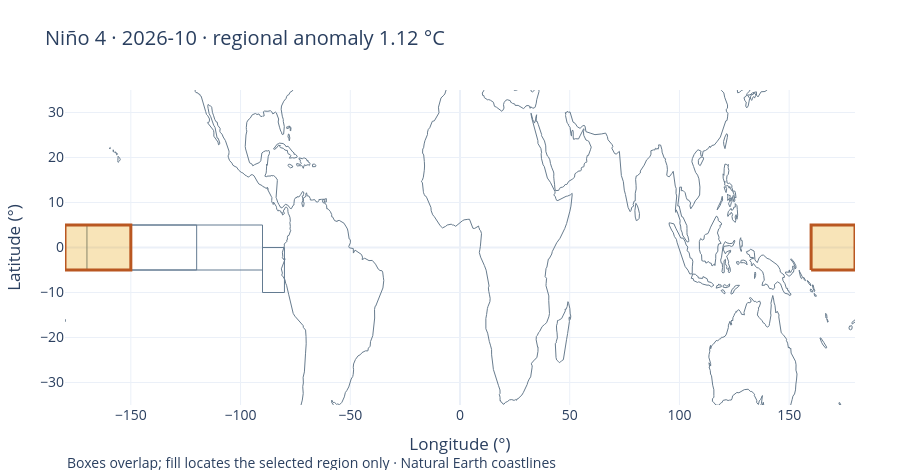

The notebook cell this image was saved under:
### Markdown cell above
## Follow a box across the seam

### Code cell
show(region_map("nino4"))
print(json.dumps(region_geojson()["features"][-1]["geometry"], indent=2))
